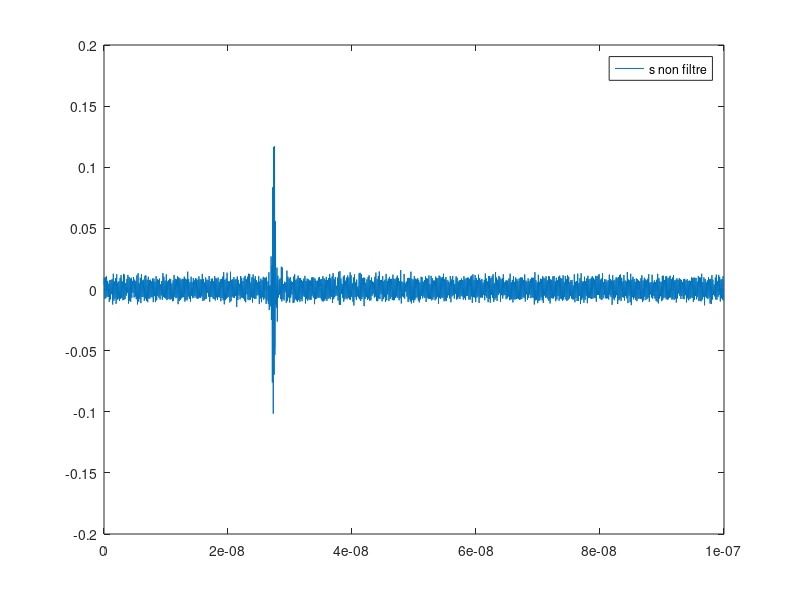
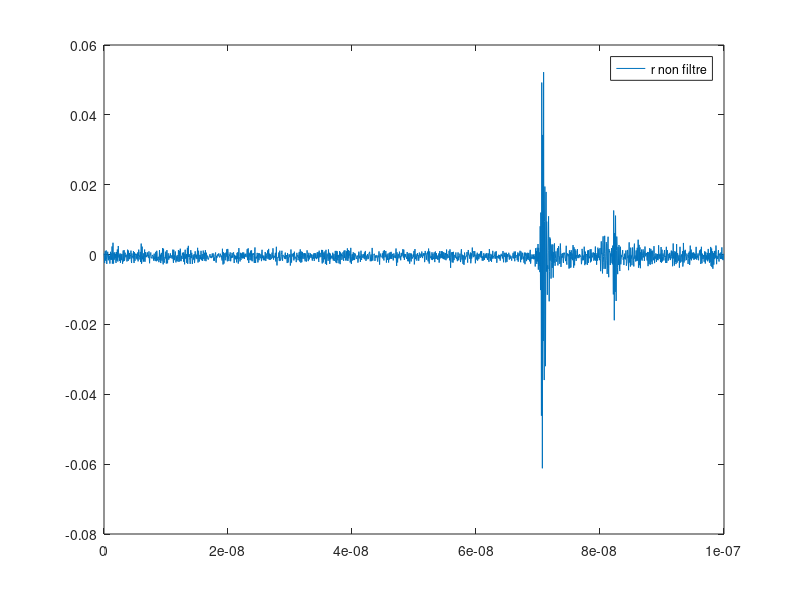

Reproduce these figures in MATLAB, in order. (Note: this script raises an error after producing the figures.)
%x = load('P2_cal.tsv');
close all;
load('Config0Try1') %load data from lab
fs = 20e9;
t = linspace(0 , 20000*1/fs , 20000); %retrieving time scale

% cutting the signal 
l = length(t);
l = l/10; 
t = t(1:l); 
s = Waves(1:l,1)'; % sended signal
r = Waves(1:l,3)'; % recieved signal



figure 
plot(t , s);
legend('s non filtre');

figure 
plot(t , r);
legend('r non filtre');

% Filter the signals 
cutoff_low = 2*pi*1e9*1.8/(fs);
cutoff_high = 2*pi*1e9*0.7/(fs);
[b1,a1] = butter(20,cutoff_low,'low');
[b2,a2] = butter(20,cutoff_high,'high');
s = filtfilt(b2,a2,filtfilt(b1,a1,s));
r = filtfilt(b2,a2,filtfilt(b1,a1,r));


delay = findDelay( r , s , fs); % do correlation in order to find the delay the sended and the recieved impulse
sigdelay = real(ifft(delaySig(r , delay , fs))); % delaying the recieved signal to align the sended and the recieved one 

figure; 
plot(t , s);
legend('sended')

figure;
plot(t , r , t , sigdelay);
legend( 'r' , 'sigdelay');
A = findA( t , s , sigdelay); % optimisation to retrieve the replica (s-A*sigdelay)

sr = s- A*sigdelay; % replica
figure;
plot( t , s ,  t  , A*sigdelay , t  , s - A*sigdelay );
legend('s ' ,  'A*sigdelay' , 's-A*sigdelay' );

figure;
plot(t , s-A*sigdelay);
legend('repliques');




